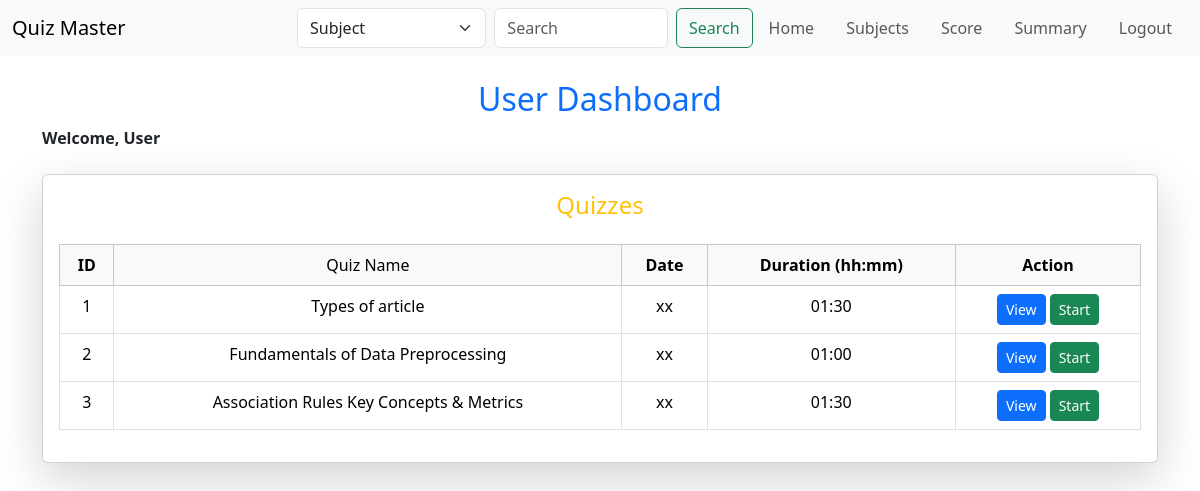
The page /user_home (signed in) on the database its author committed.
### models.py (models this page shows)
class Quiz(db.Model):
    __tablename__ = 'quiz'
    id = db.Column(db.Integer, primary_key=True, autoincrement=True)
    quiz_name = db.Column(db.String(32), unique=False, nullable=True)
    quiz_description = db.Column(db.String(512), nullable=True)
    time_duration = db.Column(db.String(5), nullable=False)
    chapter_id = db.Column(db.Integer, db.ForeignKey('chapter.id'))
    chapter = db.relationship('Chapter',  backref='quiz', lazy=True)

### routes.py (the view)
@app.route('/user_home')
@auth_required
@user_required
def user_home():
    subjects = Subject.query.all()
    chapters = Chapter.query.all()
    quizzes = Quiz.query.all()
    return render_template('user_home.html', user=User.query.get(session['user_id']), subjects=subjects, chapters=chapters, quizzes=quizzes)

### routes.py (called while the page is built)
def auth_required(func):
    @wraps(func)
    def inner(*args, **kwargs):
        if 'user_id' not in session:
            flash('Please login to continue')
            return redirect(url_for('login'))
        return func(*args, **kwargs)
    return inner

def user_required(f):
    @wraps(f)
    def decorated_function(*args, **kwargs):
        if session.get('is_admin') == True:
            flash("Access Denied: Users Only", "danger")
            return redirect(url_for('index'))  # Redirect to home if not a regular user
        return f(*args, **kwargs)
    return decorated_function

### templates/user_home.html
{% extends "layout.html" %}
{% block content %}
<div class="container mt-4">
    <h2 class="text-primary text-center">User Dashboard</h2>
    <span class="fw-bold">Welcome, User</span>
    <br>
    <br>
    <div class="card p-3 shadow-lg">
        <h4 class="text-center text-warning">Quizzes</h4>
        <table class="table table-bordered text-center mt-3">
            <thead class="table-light">
                <tr>
                    <th>ID</th>
                    <td>Quiz Name</td>
                    <th>Date</th>
                    <th>Duration (hh:mm)</th>
                    <th>Action</th>
                </tr>
            </thead>
            <tbody>
                {% for quiz in quizzes %}
                <tr>
                    <td>{{ quiz.id }}</td>
                    <td>{{ quiz.quiz_name }}</td>
                    <td>xx</td>
                    <td>{{ quiz.time_duration }}</td>
                    <td>
                        <a href="{{ url_for('user_view_quiz', quiz_id=quiz.id) }}" class="btn btn-primary btn-sm">View</a>
                        <a href="{{ url_for('start_quiz', quiz_id=quiz.id) }}" class="btn btn-success btn-sm">Start</a>
                    </td>
                </tr>
                {% endfor %}
            </tbody>
        </table>
    </div>
</div>
{% endblock %}

### rows shown on the page
Quiz: id "1", quiz_name "Types of article", time_duration "01:30"
Quiz: id "2", quiz_name "Fundamentals of Data Preprocessing", time_duration "01:00"
Quiz: id "3", quiz_name "Association Rules Key Concepts & Metrics", time_duration "01:30"
